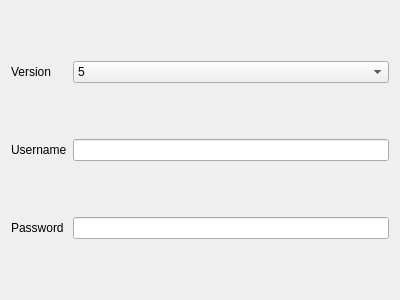
<?xml version="1.0" encoding="UTF-8"?>
<ui version="4.0">
    <class>EditSocksHttp</class>
    <widget class="QWidget" name="EditSocksHttp">
        <property name="geometry">
            <rect>
                <x>0</x>
                <y>0</y>
                <width>400</width>
                <height>300</height>
            </rect>
        </property>
        <property name="windowTitle">
            <string notr="true">Form</string>
        </property>
        <layout class="QGridLayout" name="gridLayout">
            <item row="0" column="0">
                <widget class="QLabel" name="version_l">
                    <property name="text">
                        <string>Version</string>
                    </property>
                </widget>
            </item>
            <item row="1" column="1">
                <widget class="QLineEdit" name="username"/>
            </item>
            <item row="2" column="1">
                <widget class="QLineEdit" name="password"/>
            </item>
            <item row="1" column="0">
                <widget class="QLabel" name="label_4">
                    <property name="text">
                        <string>Username</string>
                    </property>
                </widget>
            </item>
            <item row="0" column="1">
                <widget class="QComboBox" name="version">
                    <item>
                        <property name="text">
                            <string notr="true">5</string>
                        </property>
                    </item>
                    <item>
                        <property name="text">
                            <string notr="true">4</string>
                        </property>
                    </item>
                </widget>
            </item>
            <item row="2" column="0">
                <widget class="QLabel" name="label_5">
                    <property name="text">
                        <string>Password</string>
                    </property>
                </widget>
            </item>
        </layout>
    </widget>
    <tabstops>
        <tabstop>version</tabstop>
        <tabstop>username</tabstop>
        <tabstop>password</tabstop>
    </tabstops>
    <resources/>
    <connections/>
</ui>
